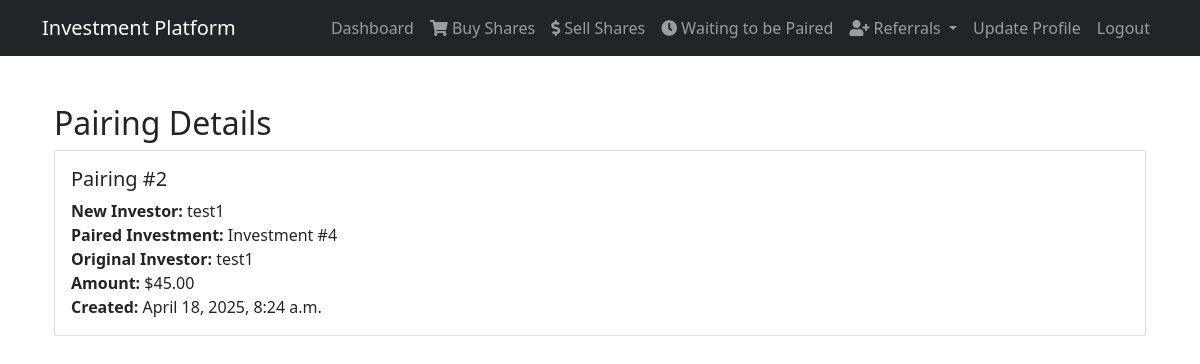
Screenshot of /api/pairing/2/ (signed in) with the database file from the repository.
### api/models.py (models this page shows, shortened)
class Pairing(models.Model):
    investor = models.ForeignKey(Investor, on_delete=models.CASCADE, related_name='pairings')
    paired_investment = models.ForeignKey(Investment, on_delete=models.CASCADE, related_name='pairings')
    paired_amount = models.DecimalField(max_digits=10, decimal_places=2)
    created_at = models.DateTimeField(auto_now_add=True)
    confirmed = models.BooleanField(default=False)
    confirmed_at = models.DateTimeField(null=True, blank=True)

class Investor(models.Model):
    user = models.OneToOneField(User, on_delete=models.CASCADE)
    created_at = models.DateTimeField(auto_now_add=True)
    is_waiting = models.BooleanField(default=False)  # Track if the investor is waiting
    waiting_since = models.DateTimeField(null=True, blank=True)  # Track when they started waiting
    waiting_investment_id = models.IntegerField(null=True, blank=True)  # Track which investment is waiting
    phone_number = models.CharField(max_length=15, blank=True, null=True)
    referral_code = models.CharField(max_length=36, blank=True, null=True, db_index=True)
    referred_by = models.ForeignKey('self', null=True, blank=True, on_delete=models.SET_NULL, related_name='referrals')
    available_balance = models.DecimalField(max_digits=10, decimal_places=2, default=0)  # Add available balance field

class Investment(models.Model):
    investor = models.ForeignKey(Investor, on_delete=models.CASCADE, related_name='investments')
    amount = models.DecimalField(max_digits=10, decimal_places=2)
    remaining_amount = models.DecimalField(max_digits=10, decimal_places=2, default=0)
    created_at = models.DateTimeField(auto_now_add=True)
    maturation_date = models.DateTimeField()
    is_matured = models.BooleanField(default=False)
    status = models.CharField(max_length=20, default='available', choices=[
        ('available', 'Available'),
        ('matched', 'Matched'),
        ('sold', 'Sold'),
    ])
    is_for_sale = models.BooleanField(default=False)
    paired = models.BooleanField(default=False)
    pairing = models.ForeignKey('Pairing', on_delete=models.SET_NULL, null=True, blank=True, related_name='investments')

### api/views.py (the view)
# urls.py: path('pairing/<int:pairing_id>/', views.pairing_detail, name='pairing_detail'),
@login_required
def pairing_detail(request, pairing_id):
    pairing = get_object_or_404(Pairing, id=pairing_id)
    return render(request, 'pairing_detail.html', {'pairing': pairing})

### frontend/templates/pairing_detail.html
{% extends "base.html" %}
{% block content %}
<div class="container mt-5">
    <h2>Pairing Details</h2>
    <div class="card">
        <div class="card-body">
            <h5 class="card-title">Pairing #{{ pairing.id }}</h5>
            <p class="card-text">
                <strong>New Investor:</strong> {{ pairing.investor.user.username }}<br>
                <strong>Paired Investment:</strong> Investment #{{ pairing.paired_investment.id }}<br>
                <strong>Original Investor:</strong> {{ pairing.paired_investment.investor.user.username }}<br>
                <strong>Amount:</strong> ${{ pairing.paired_investment.amount }}<br>
                <strong>Created:</strong> {{ pairing.created_at }}
            </p>
        </div>
    </div>
</div>
{% endblock %}

### rows the page displays
Pairing: id "2", investor.user.username "test1", paired_investment.id "4", paired_investment.investor.user.username "test1", paired_investment.amount "45.00", created_at "April 18, 2025, 8:24 a.m."
